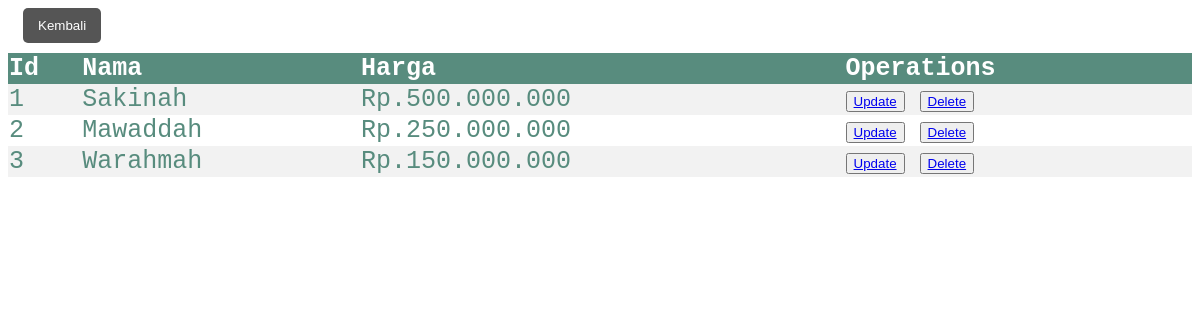
Page /crud/tabelPaket.php on the committed database.
### tables this page shows
CREATE TABLE `paket` (
  `id` int(11) NOT NULL,
  `nama` varchar(255) NOT NULL,
  `harga` varchar(255) NOT NULL
);

### crud/tabelPaket.php (the view, shortened to what this page needs)
<!DOCTYPE html>
<html lang="en">
<head>
</head>
<body>
    <a href="./pilihanAdmin.php"><button class="back">Kembali</button></a>
    <table>
        <th>Id</th>
        <th>Nama</th>
        <th>Harga</th>
        <th>Operations</th>
        <?php
            include 'connect.php';
            $sql = "select * from paket";
            $result = $conn->query($sql);
            if ($result-> num_rows > 0) {
                while ($row = $result->fetch_assoc()) {
                    echo '<tr>
                    <td>'. $row['id'].'</td>
                    <td>'. $row['nama'].'</td>
                    <td>'.$row['harga'].'</td>
                    <td>
                    <button><a href="updatePaket.php?updateid='.$row['id'].'">Update</a></button>
                    <button><a href="deletePaket.php?deleteid='.$row['id'].'">Delete</a></button>
                    </td>
                </tr>';
            }
            echo "</table>";
        } else {
        }
        ?>
</body>
</html>

### crud/tabelPaket.php (style rules this page uses)
table { border-collapse: collapse; width: 100%; color: #588c7e; font-family: monospace; font-size: 25px; text-align: left; }
.back { background: #555; padding: 10px 15px; color: #fff; border-radius: 5px; margin-left: 15px; margin-bottom: 10px; border: none; }
th { background-color: #588c7e; color: #fff; }
tr:nth-child(even) { background-color: #f2f2f2 }

### rows in the picture
paket: id "1", nama "Sakinah", harga "Rp.500.000.000"
paket: id "2", nama "Mawaddah", harga "Rp.250.000.000"
paket: id "3", nama "Warahmah", harga "Rp.150.000.000"
